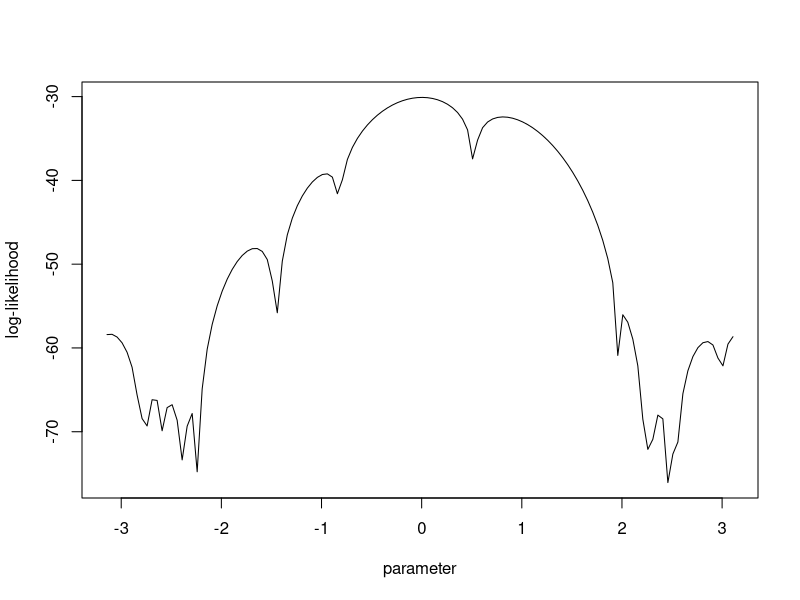

The R source for this figure:
#(a)----------------------------------------------------------------
q2 = c(3.91,4.85,2.28,4.06,3.70,4.04,5.46,3.53,2.28,1.96,2.53,3.88,2.22,3.47,4.82,2.46,2.99,2.54,0.52)
a.value = seq(-pi, pi, by=0.05)
n = length(q2)
log.like = c()
for (i in 1:length(a.value)){
  log.like[i] = -n*log(2*pi)+sum(log(1-cos(q2-a.value[i])))
}
plot(a.value, log.like, xlab="parameter",
     ylab="log-likelihood", type="l")

#(b)---------------------------------------------------------------
a.est <- function(sample,starting) {
  n = length(sample)
  
  l <- function(a) {
    return(-n*log(2*pi) + sum(log(1-cos(sample-a)))) #log
  }
  
  l.grid <- function(a) {
    return(sum(sin(a-sample)/(1-cos(a-sample)))) #l.grid
  }
  
  l.hess <- function(a) {
    return(sum(1/(cos(a-sample)-1))) #l.hess
  }
  
  ## MLE  
  theta <- starting
  delta <- 1
  while(abs(delta) >= 1e-10){
    theta1 <- theta 
    dl <- l.grid(theta)
    ddl <- l.hess(theta)
    if (ddl==0){
      return(NULL)
    }
    theta <- theta - dl/ddl
    delta <- theta - theta1
  }
  
  return(c(theta,l(theta)))
}

q2 = c(3.91,4.85,2.28,4.06,3.70,4.04,5.46,3.53,2.28,1.96,2.53,3.88,2.22,3.47,4.82,2.46,2.99,2.54,0.52)
m = mean(q2)
theta0 = asin(m-pi)
theta0

#(c)--------------------------------------------------------------
a.est1 = a.est(q2,theta0)
a.est1[1]

#(d)--------------------------------------------------------------
a.est2 = a.est(q2,-2.7)
a.est3 = a.est(q2,2.7)
a.est2[1]
a.est3[1]

#(e)--------------------------------------------------------------
a.value = seq(-pi,pi,by = 2*pi/199); # set 200 equally spaced starting point
a.par = c()
a.mle = c()
for (i in 1:length(a.value)){
  a.par[i] = a.est(q2,a.value[i])[1]
  a.mle[i] = a.est(q2,a.value[i])[2]
}

ascend = order(a.mle)
a.mle.ascend = a.mle[ascend]
a.par.ascend = a.par[ascend]

# find the unique outcome
j = 1
p = 2
i = 1
e = c()
e[1] = a.mle.ascend[1]
while(j<=200){
  if(a.mle.ascend[i]!=a.mle.ascend[j]){
    e[p] = a.mle.ascend[j]
    p = p+1
    i = j
    j = j+1
  }else{j = j+1}
}

# classify the starting point according to the unique outcome
group = matrix(nrow = length(e),ncol = 46)
for (y in 1:length(e)){
  t = 1
  for (i in 1:200){
    if(a.mle.ascend[i]== e[y]){
      group[y,t] = round(a.value[ascend[i]],5)
      t = t+1
    }
  }
}
group[is.na(group)]=""
write.csv(group,'group.csv')